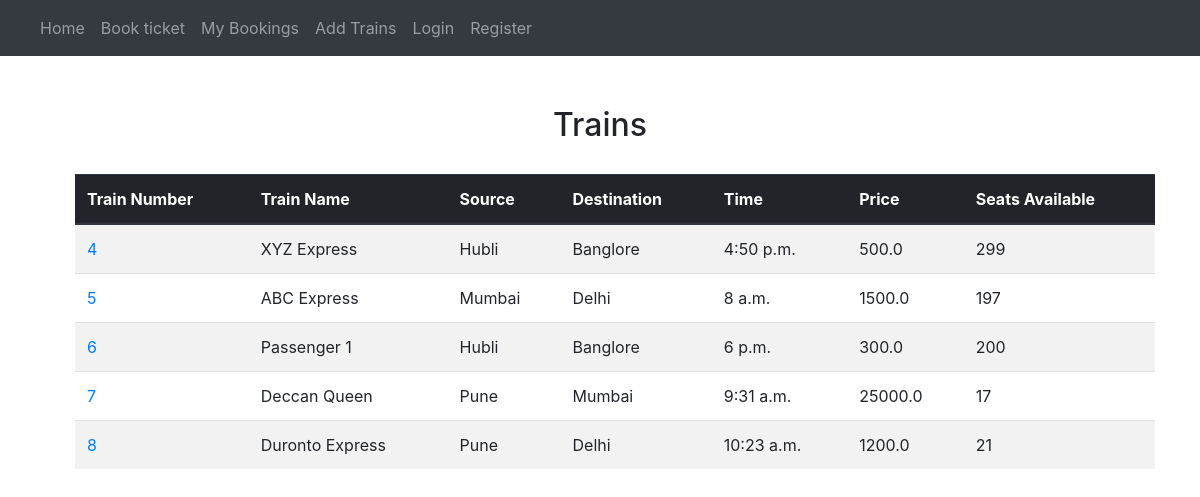
Page /reservation/ on the committed database.
### reservation/models.py (models this page shows)
class trains(models.Model):
    id = models.BigAutoField(primary_key=True)
    train_name=models.CharField(max_length=50)
    source=models.CharField(max_length=50)
    destination=models.CharField(max_length=50)
    time=models.TimeField(auto_now=False, auto_now_add=False)
    price=models.FloatField(default=120)
    seats_available=models.IntegerField()

### reservation/views.py (the view)
# urls.py: path('', views.index, name='index'),
def index(request):
    lis = trains.objects.all()
    return render(request, './viewtrains.html', {"lis": lis})

### reservation/templates/viewtrains.html
{% extends "./base.html" %}
{% block content %}
<div style="margin-top: 50px;">
    <center><h2> Trains </h2></center>
    <table class="table table-striped" style="width: 90%;margin-left:75px ;margin-top: 30px;">
        <thead class="thead-dark">
            <tr>
                <th scope="col">Train Number</th>
                <th scope="col">Train Name</th>
                <th scope="col">Source</th>
                <th scope="col">Destination</th>
                <th scope="col">Time</th>
                <th scope="col">Price</th>
                <th scope="col">Seats Available</th>
            </tr>
        </thead>
        <tbody>
            {%for p in lis%}
            <tr>
                <td><a href="http://127.0.0.1:8000/reservation/{{p.pk}}">{{p.pk}}</a></td>
                <td>{{p.train_name}}</td>
                <td>{{p.source}}</td>
                <td>{{p.destination}}</td>
                <td>{{p.time}}</td>
                <td>{{p.price}}</td>
                <td>{{p.seats_available}}</td>
            </tr>
            {% endfor %}
        </tbody>
    </table>
</div>
{% endblock %}

### rows in the picture
trains: pk "4", train_name "XYZ Express", source "Hubli", destination "Banglore", time "4:50 p.m.", price "500.0", seats_available "299"
trains: pk "5", train_name "ABC Express", source "Mumbai", destination "Delhi", time "8 a.m.", price "1500.0", seats_available "197"
trains: pk "6", train_name "Passenger 1", source "Hubli", destination "Banglore", time "6 p.m.", price "300.0", seats_available "200"
trains: pk "7", train_name "Deccan Queen", source "Pune", destination "Mumbai", time "9:31 a.m.", price "25000.0", seats_available "17"
trains: pk "8", train_name "Duronto Express", source "Pune", destination "Delhi", time "10:23 a.m.", price "1200.0", seats_available "21"
